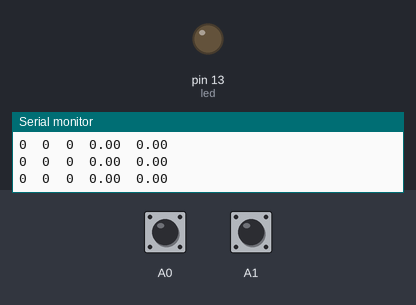
Recording of a sketch running on a simulated Arduino Uno, built with avr-gcc and run on an emulated ATmega328P. Shown: output pins drawn as LEDs (lit = HIGH), the last lines printed to the serial monitor. Inputs (shaded band) come from the test bench; at power-on: A0 HIGH, A1 HIGH.

Above: at 1.6 s.
1.7 s: A0 pulled LOW for 1 s
5.7 s: A1 pulled LOW for 3.2 s
At 8.5 s:
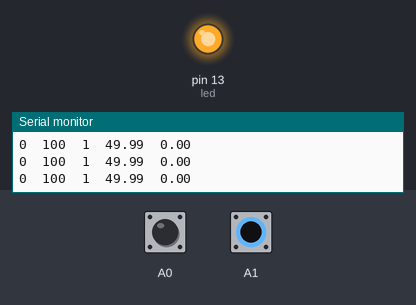
10.4 s: A0 pulled LOW for 0.15 s
13.5 s: A1 pulled LOW for 0.15 s
16.6 s: A1 pulled LOW for 1 s
20.6 s: A0 driven LOW and A1 driven LOW
Timing chart, 0 to 23.6 s (numbered marks = the images above; inputs shaded):
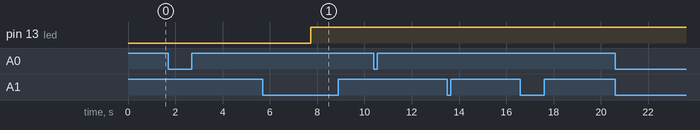

Measured:
- after the input at 5.7 s, pin 13 (led): LOW → HIGH after 2.0 s

The sketch:

capacitive_mirror04.ino
```cpp
#include <ADCTouch.h>

float ref0, ref1;
int led=13;
float average=0;
float alpha=0.1;
float x=0;
float x1=0;
long y=0;
long y1=0;
float slope=0;
long state=0;
long prev_slope;
long cou=10;

void resetfun()
{
  ref0 = ADCTouch.read(A0,2000);
  ref1 = ADCTouch.read(A1,2000);
}
void switchfun(float average)
{
    x=average;
    y=millis();
    if((x-x1)<0.01 and (x-x1)>-0.01)
    {
      slope=0;
    }
    else
    {
    slope=((y-y1)/(x-x1));
    }
    x1=x;
    y1=y;

    if(slope>prev_slope)
    {
      prev_slope=slope+170;
      state=state+1;


    }
    else
    {
      prev_slope=500;
      state=0;
      if(cou>5)
      {
      cou=cou-1;
      }
    }

    if(state>cou)
    {
    if(digitalRead(led)==1)
    {
      digitalWrite(led ,LOW);
    }
    else
    {
      digitalWrite(led ,HIGH);
    }
    cou=cou+20;
    }

}
void setup()
{
    Serial.begin(9600);
    resetfun();
}

void loop()
{
   pinMode(led,OUTPUT);
    long value0 = ADCTouch.read(A0);
    long value1 = ADCTouch.read(A1);

    value0 -= ref0;
    value1 -= ref1;
    average = alpha * ((value0+value1)/2)+ (1-alpha) * average;

   switchfun(average);

   Serial.print(value0);
   Serial.print("\t");

   Serial.print(value1);
   Serial.print("\t");

   Serial.print(digitalRead(led));
   Serial.print("\t");

   Serial.print(average);
   Serial.print("\t");

   Serial.println(slope);


   delay(10);
}
```
